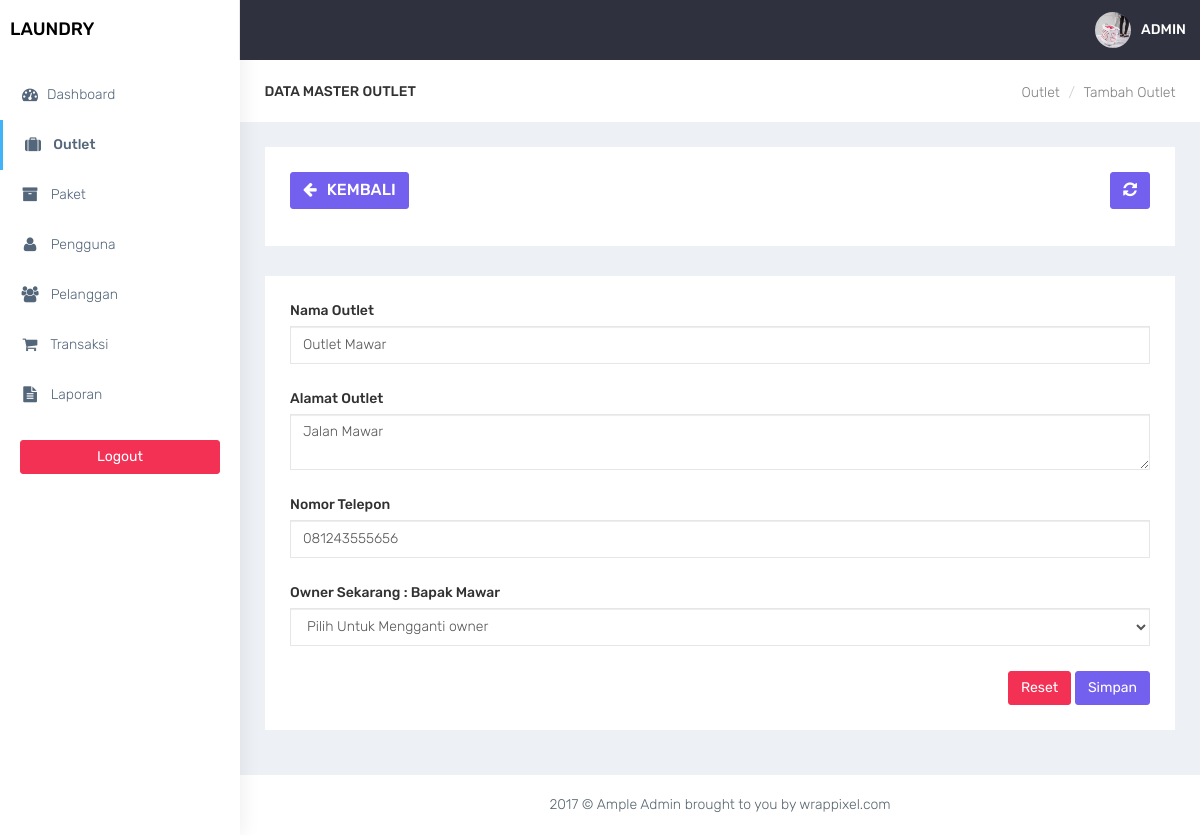
The app's page /admin/outlet_edit.php?id=26 (signed in) with its own data.
### tables this page shows
CREATE TABLE `outlet` (
  `id_outlet` int(11) NOT NULL,
  `nama_outlet` varchar(100) DEFAULT NULL,
  `alamat_outlet` text DEFAULT NULL,
  `telp_outlet` varchar(15) DEFAULT NULL
);

CREATE TABLE `user` (
  `id_user` int(11) NOT NULL,
  `nama_user` varchar(100) DEFAULT NULL,
  `username` varchar(32) DEFAULT NULL,
  `password` varchar(150) DEFAULT NULL,
  `outlet_id` int(11) DEFAULT NULL,
  `role` enum('admin','kasir','owner') DEFAULT NULL
);

### admin/functions.php (called while the page is built, shortened)
<?php
function ambildata($conn,$query){
    $data = mysqli_query($conn,$query);
    if (mysqli_num_rows($data) > 0) {
        while($row = mysqli_fetch_assoc($data)){
        $hasil[] = $row;
    }
    return $hasil;
    }
}
function ambilsatubaris($conn,$query){
    $db = mysqli_query($conn,$query);
    return mysqli_fetch_assoc($db);
}
?>

### admin/outlet_edit.php (the view, shortened to what this page needs)
<?php
require'functions.php';
$query = 'SELECT outlet.*, user.nama_user,user.id_user FROM outlet LEFT JOIN user ON user.outlet_id = outlet.id_outlet WHERE id_outlet = ' . $_GET['id'];
$data = ambilsatubaris($conn,$query);
$query2 = 'SELECT user.*,outlet.nama_outlet FROM outlet RIGHT JOIN user ON user.outlet_id = outlet.id_outlet WHERE user.role = "owner" order by user.outlet_id asc';
$data2 = ambildata($conn,$query2);
require'layout_header.php';
?>
<div class="container-fluid">
    <div class="row bg-title">
        <div class="col-lg-3 col-md-4 col-sm-4 col-xs-12">
            <h4 class="page-title">Data Master Outlet</h4> </div>
        <div class="col-lg-9 col-sm-8 col-md-8 col-xs-12">
            <ol class="breadcrumb">
                <li><a href="outlet.php">Outlet</a></li>
                <li><a href="#">Tambah Outlet</a></li>
            </ol>
        </div>
    </div>
    <div class="row">
        <div class="col-md-12 col-lg-12 col-sm-12 col-xs-12">
            <div class="white-box">
                <div class="row">
                    <div class="col-md-6">
                          <a href="javascript:void(0)" onclick="window.history.back();" class="btn btn-primary box-title"><i class="fa fa-arrow-left fa-fw"></i> Kembali</a>
                    </div>
                    <div class="col-md-6 text-right">
                        <button id="btn-refresh" class="btn btn-primary box-title text-right" title="Refresh Data"><i class="fa fa-refresh" id="ic-refresh"></i></button>
                    </div>
                </div>
            </div>
        </div>
    </div>
    <div class="row">
        <div class="col-md-12 col-lg-12 col-sm-12 col-xs-12">
            <div class="white-box">
                <form method="post" action="">
                <div class="form-group">
                    <label>Nama Outlet</label>
                    <input type="text" value="<?= $data['nama_outlet']; ?>" name="nama_outlet" class="form-control">
                </div>
                <div class="form-group">
                    <label>Alamat Outlet</label>
                    <textarea name="alamat_outlet" class="form-control"><?= $data['alamat_outlet']; ?></textarea>
                </div>
                <div class="form-group">
                    <label>Nomor Telepon</label>
                    <input type="text" value="<?= $data['telp_outlet']; ?>" name="telp_outlet" class="form-control">
                </div>
                <?php if($data['nama_user']  == null): ?>
                    <div class="form-group">
                        <label>Belum Ada Owner (silahkan pilih owner)</label>
                        <select name="owner_id" class="form-control">
                            <?php foreach ($data2 as $owner): ?>
                                <option value="<?= $owner['id_user'] ?>"><?= $owner['nama_user'] ?>
                                    <?php if ($owner['outlet_id'] == null): ?>
                                        ( Belum memiliki outlet )
                                    <?php else: ?>
                                        ( Owner di <?= $owner['nama_outlet'] ?> )
                                    <?php endif ?>
                                </option>
                            <?php endforeach ?>
                        </select>
                    </div>
                <?php else: ?>
                    <div class="form-group">
                        <label>Owner Sekarang : <?= $data['nama_user']; ?></label>
                        <select name="owner_id_new" class="form-control">
                            <option class="">Pilih Untuk Mengganti owner</option>
                        </select>
                    </div>
                <?php endif; ?>
                <div class="text-right">
                    <button type="reset" class="btn btn-danger">Reset</button>
                    <button type="submit" name="btn-simpan" class="btn btn-primary">Simpan</button>
                </div>
                </form>
            </div>
        </div>
    </div>
</div>
<?php
require'layout_footer.php';
?>

### assets/css/colors/default.css (style rules this page uses)
body { background: #fff; }

### records on screen
outlet: nama_outlet "Outlet Mawar", alamat_outlet "Jalan Mawar", telp_outlet "081243555656"
user: nama_user "Bapak Mawar"
